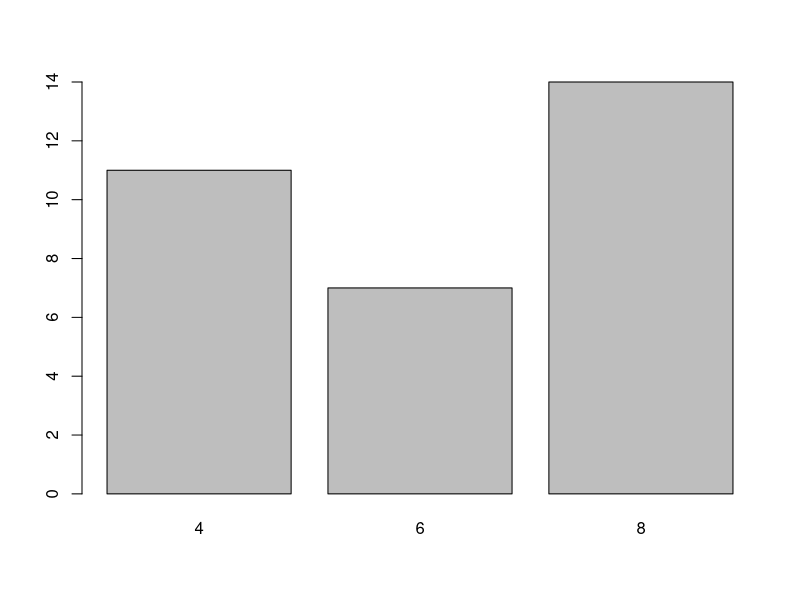
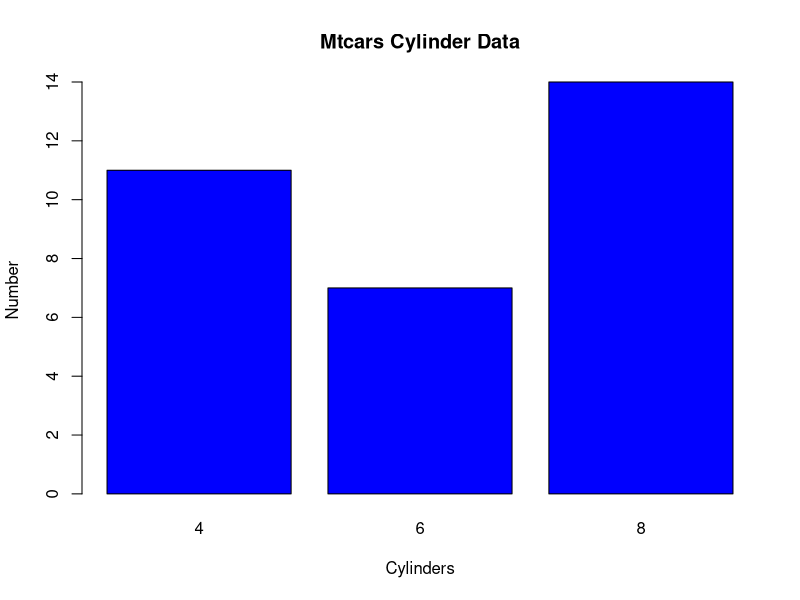

Write the R code that produced these figures, in order.
# get help on mtcars data frame
?mtcars

# show the first 6 lines of the mtcars data frame
head(mtcars)

# get help on barplot function
# barplot function can be used to generate
# bar charts
?barplot

# reformat the cylinder data in mtcars so that
# instead of it being in a data frame, it will be
# in a table
# 1. barplot works better with tables than data frames
# 2. the created table will be stored in an object

# get R help on the table function
?table

# create table and store it in an object
# the left arrow operator is the equivalent
# of the assignment operator
cylinders <- table(mtcars$cyl)

# to view the contents of the object, simply reference it
cylinders

# give barplot function cylinder object
# the x-axis told us the different types of cylinders
# the y-axis told us the number of data points in
# each cylinder
barplot(cylinders)

# give barplot function cylinder object and options
barplot(cylinders,
    col = "blue",
    main = "Mtcars Cylinder Data",
    xlab = "Cylinders",
    ylab = "Number"
)

# clear the cylinders object from global enviornment
rm(list = ls())